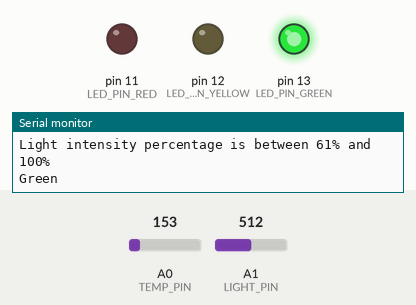
Simulated run of this sketch. Board: Arduino Uno, built with avr-gcc and run on an emulated ATmega328P. Shown: output pins drawn as LEDs (lit = HIGH), the last lines printed to the serial monitor. The inputs (shaded band) are chosen by the test bench; at power-on: A0 (TEMP_PIN) = 153, A1 (LIGHT_PIN) = 512.

Above: at 2.3 s.
2.4 s: A0 (TEMP_PIN) set to 132
At 3.4 s:
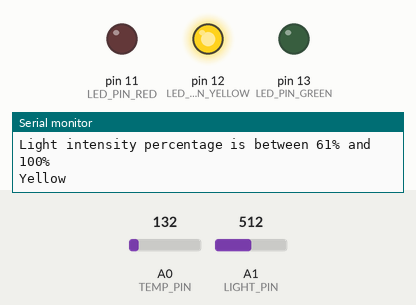
4.1 s: A1 (LIGHT_PIN) set to 425
5.6 s: A1 (LIGHT_PIN) set to 401
At 7.2 s:
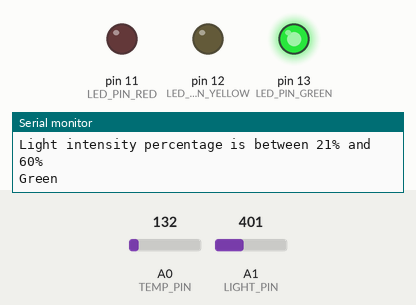
7.8 s: A0 (TEMP_PIN) set to 165
At 9.0 s:
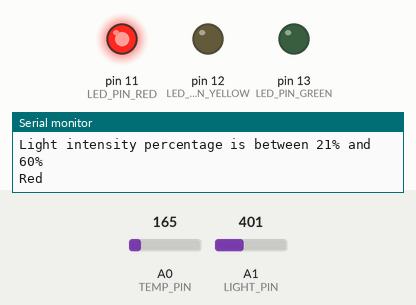
9.3 s: A0 (TEMP_PIN) set to 133
At 10.6 s:
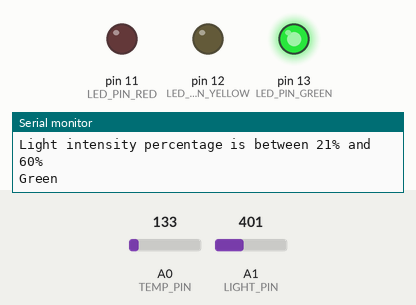
10.9 s: A0 (TEMP_PIN) set to 175
At 11.4 s:
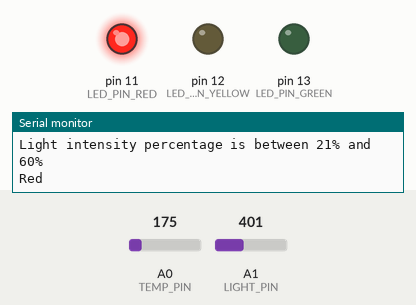
Timing chart, 0 to 13.4 s (numbered marks = the images above; inputs shaded):
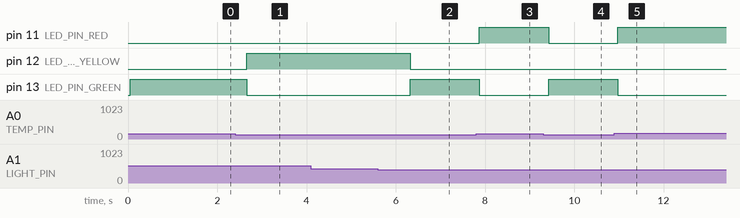

The sketch:

exerc_3_2.ino
```cpp
// (C) Maryam Esmaeli Darestani, Lucas Nordgren, Hannah Shiels: Group 6 2022
// Work package 3
// Exercise 2
// Submission code: 736984

// define pins to use
#define LED_PIN_RED 11
#define LED_PIN_YELLOW 12
#define LED_PIN_GREEN 13
#define TEMP_PIN A0
#define LIGHT_PIN A1
// define interval to check sensor values
#define INTERVAL_MS 1000

void setup()
{
    Serial.begin(9600);              // begin serial monitor
    pinMode(LED_PIN_RED, OUTPUT);    // set red led up for output
    pinMode(LED_PIN_YELLOW, OUTPUT); // set yellow led up for output
    pinMode(LED_PIN_GREEN, OUTPUT);  // set green led up for output
}

void loop()
{
    check_readings();   // check the readings and turn on led based on them
    delay(INTERVAL_MS); // Wait for 1000 millisecond(s)
}

// used to turn on led light, outputing the the temperature deviations in relation to the light intensity
void turn_on_led(int PIN)
{
    if (digitalRead(PIN) != HIGH) // if the led isn't already on
    {
        digitalWrite(PIN, HIGH); // turn on led
        delay(500);              // wait half a second
    }
}

// used to turn off leds depending on temperature deviations
void turn_off_leds(int PIN)
{
    if (PIN != LED_PIN_RED) // if the red led isn't the led to be turned on
    {
        digitalWrite(LED_PIN_RED, LOW); // turn off the red led
    }
    if (PIN != LED_PIN_YELLOW) // if the yellow led isn't the led to be turned on
    {
        digitalWrite(LED_PIN_YELLOW, LOW); // turn off the yellow led
    }
    if (PIN != LED_PIN_GREEN) // if the green led isn't the led to be turned on
    {
        digitalWrite(LED_PIN_GREEN, LOW); // turn off the green led
    }
}

void check_deviations(int percentage, float temp) // used to control logic of how leds are turned on based on light intensity and temperature relation
{
    if (percentage == 0.0) // if the light intensity percentage is zero
    {
        Serial.println("Light intensity percentage is 0%"); // print message about current light intensity percentage
        if (temp < -12.0)                                   // if the temperature is less than minus 12 degrees
        {
            Serial.println("Green");      // the reading is normal, LED should turn green
            turn_off_leds(LED_PIN_GREEN); // turn off all leds but the green
            turn_on_led(LED_PIN_GREEN);   // turn on green led
        }
        else // otherwise
        {
            Serial.println("Red");      // the reading is too high, LED should turn red
            turn_off_leds(LED_PIN_RED); // turn off all leds but the red
            turn_on_led(LED_PIN_RED);   // turn on red led
        }
    }
    else if (percentage >= 1 && percentage < 21) // if the light intensity is between 1 and 20% percent
    {
        Serial.println("Light intensity percentage is between 1% and 20%"); // print message about current light intensity percentage
        if (temp < -12.0)                                                   // if the temperature is lower minus 12 degrees
        {
            Serial.println("Yellow");      // reading is too low, LED should turn yellow
            turn_off_leds(LED_PIN_YELLOW); // turn off all leds but the yellow
            turn_on_led(LED_PIN_YELLOW);   // turn on yellow led
        }
        else if (temp > -12.0 && temp < 1.0) // if the temperature is between minus 12 degrees and less than 1 degree
        {
            Serial.println("Green");      // reading is normal, LED should turn green
            turn_off_leds(LED_PIN_GREEN); // turn off all leds but the green
            turn_on_led(LED_PIN_GREEN);   // turn on green led
        }
        else // otherwise
        {
            Serial.println("Red");      // reading is too high, LED should turn red
            turn_off_leds(LED_PIN_RED); // turn off all leds but the red
            turn_on_led(LED_PIN_RED);   // turn on red led
        }
    }
    else if (percentage >= 21 && percentage < 61) // if the light intensity is between 21% and 60%
    {
        Serial.println("Light intensity percentage is between 21% and 60%"); // print message about current light intensity percentage
        if (temp < 0.0)                                                      // if the temperature is lower than 0 degrees
        {
            Serial.println("Yellow");      // reading is too low, LED should turn yellow
            turn_off_leds(LED_PIN_YELLOW); // turn off all leds but the yellow
            turn_on_led(LED_PIN_YELLOW);   // turn on yellow led
        }
        else if (temp > 20.0) // if the temperature is greater than 20 degrees
        {
            Serial.println("Red");      // reading is too high, LED should turn red
            turn_off_leds(LED_PIN_RED); // turn off all leds but the red
            turn_on_led(LED_PIN_RED);   // turn on red led
        }
        else // otherwise
        {
            Serial.println("Green");      // reading is normal, LED should turn green
            turn_off_leds(LED_PIN_GREEN); // turn off all leds but the green
            turn_on_led(LED_PIN_GREEN);   // turn on green led
        }
    }
    else // otherwise light intensity percentage is between 61% and 100%
    {
        Serial.println("Light intensity percentage is between 61% and 100%"); // print message about current light intensity percentage
        if (temp >= 21.0)                                                     // if the temperature is greater than or equal to 21 degrees
        {
            Serial.println("Green");      // reading is normal, LED should turn green
            turn_off_leds(LED_PIN_GREEN); // turn off all leds but the green
            turn_on_led(LED_PIN_GREEN);   // turn on green led
        }
        else // otherwise
        {
            Serial.println("Yellow");      // reading is too low, LED should turn yellow
            turn_off_leds(LED_PIN_YELLOW); // turn off all leds but the yellow
            turn_on_led(LED_PIN_YELLOW);   // turn on yellow led
        }
    }
}

void check_readings() // check the readings of the temperature and light sensors and call check deviations, turning on a led depending on the relation of the light intensity and temperature
{
    int tempReading = analogRead(TEMP_PIN);           // read analog value of temperature
    float calc = ((float)tempReading * 5.0) / 1024.0; // calculate voltage
    float temp = (calc - 0.5) * 100;                  // covert to celsuis
    int lightReading = analogRead(LIGHT_PIN);         // read light sensor value
    Serial.println(lightReading);
    int percentage = map(lightReading, 6, 679, 0, 100); // map tinkercad readings to scale from 0 to 100
    Serial.print("Light intensity percentage: ");       // print message
    Serial.println(percentage);                         // print curent percentage
    Serial.print("Temperature: ");                      // print message
    Serial.println(temp);                               // print current temp
    check_deviations(percentage, temp);                 // turn on led light based on dependencies between temperature and light intensity
}
```

Measured:
- the behaviour switches between 146 and 145 on A0 (TEMP_PIN) (found by bisection; images 0 and 1)
- the behaviour switches between 417 and 416 on A1 (LIGHT_PIN) (found by bisection; images 1 and 2)
- after the input at 2.4 s, pin 12 (LED_PIN_YELLOW): LOW → HIGH after 0.26 s; pin 13 (LED_PIN_GREEN): HIGH → LOW after 0.26 s
- after the input at 5.6 s, pin 12 (LED_PIN_YELLOW): HIGH → LOW after 0.72 s; pin 13 (LED_PIN_GREEN): LOW → HIGH after 0.72 s
- after the input at 7.8 s, pin 11 (LED_PIN_RED): LOW → HIGH after 0.07 s; pin 13 (LED_PIN_GREEN): HIGH → LOW after 0.07 s
- after the input at 9.3 s, pin 11 (LED_PIN_RED): HIGH → LOW after 0.13 s; pin 13 (LED_PIN_GREEN): LOW → HIGH after 0.13 s
- after the input at 10.9 s, pin 11 (LED_PIN_RED): LOW → HIGH after 0.08 s; pin 13 (LED_PIN_GREEN): HIGH → LOW after 0.08 s
